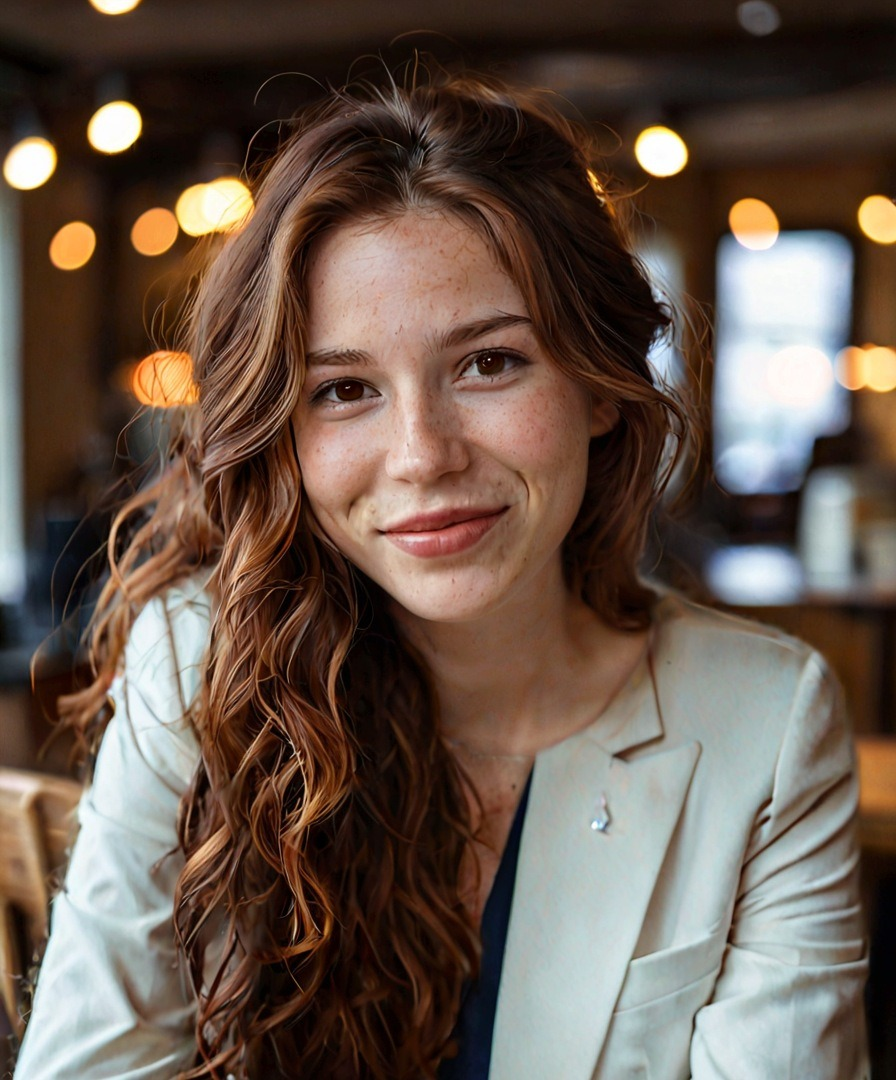
#> input picture docs/research/portraits-2026-11-24/softsmile/ava-1-blazer-soft-17.jpg, 896 x 1080 px, given in place of ava-1-blazer-soft-17.png, which was not available; the run also reads 1 picture not shown here
$ python fix_ava.py
#> lines starting #> are read from the running program, lines starting #| are printed output that depends on the picture; after the words box and inside, x2 and y2 are one past the last pixel; in counts of white or black regions, pixels touching at a corner belong together
import numpy as np, cv2
D='/tmp/claude-0/-home-user/e4099752-5f8a-5b57-9c7d-84efe288e985/scratchpad/softsmile/'
s=cv2.imread(D+'ava-1-blazer-soft-17.png'); m=cv2.imread(D+'ava-1-blazer-mask.png',0)>0
#> further down, s is the input picture: shape (1080, 896, 3); mean B, G, R 76.3, 87.5, 104.2
#> after `m = cv2.imread(D + 'ava-1-blazer-mask.png', 0) > 0`:
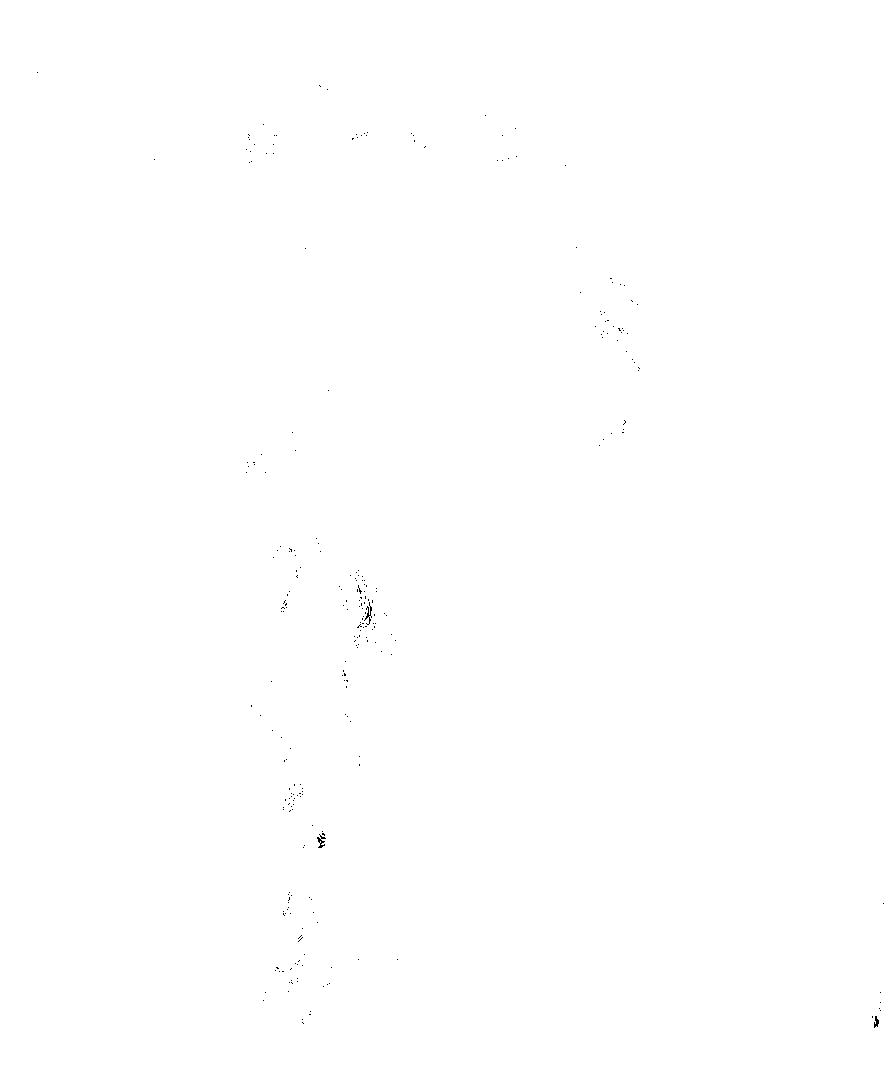
#> m: shape (1080, 896) bool; 99.9% white; black in thin lines or dots, all inside (x1, y1, x2, y2) = (37, 72, 884, 1028)
lab=cv2.cvtColor(s,cv2.COLOR_BGR2LAB).astype(np.float32)
H,W=m.shape; yy,xx=np.mgrid[0:H,0:W].astype(np.float32)
#> after `H, W = m.shape`: H = 1080; W = 896
# 1) chroma: remove yellow excess on left side
lf=cv2.GaussianBlur(lab,(0,0),5); d=lf[...,2]-lf[...,1]
sp=np.clip((440-xx)/30,0,1)
delta=cv2.GaussianBlur(np.clip(d-3,0,None)*sp,(0,0),2)
lab[...,1]+=delta*0.55; lab[...,2]-=delta*0.45
# 2) soften the waxy bulge: attenuate mid-frequency luminance in a feathered disc at the corner
r=np.hypot(xx-362,(yy-510)*1.1)
wd=np.clip((26-r)/12,0,1)*m
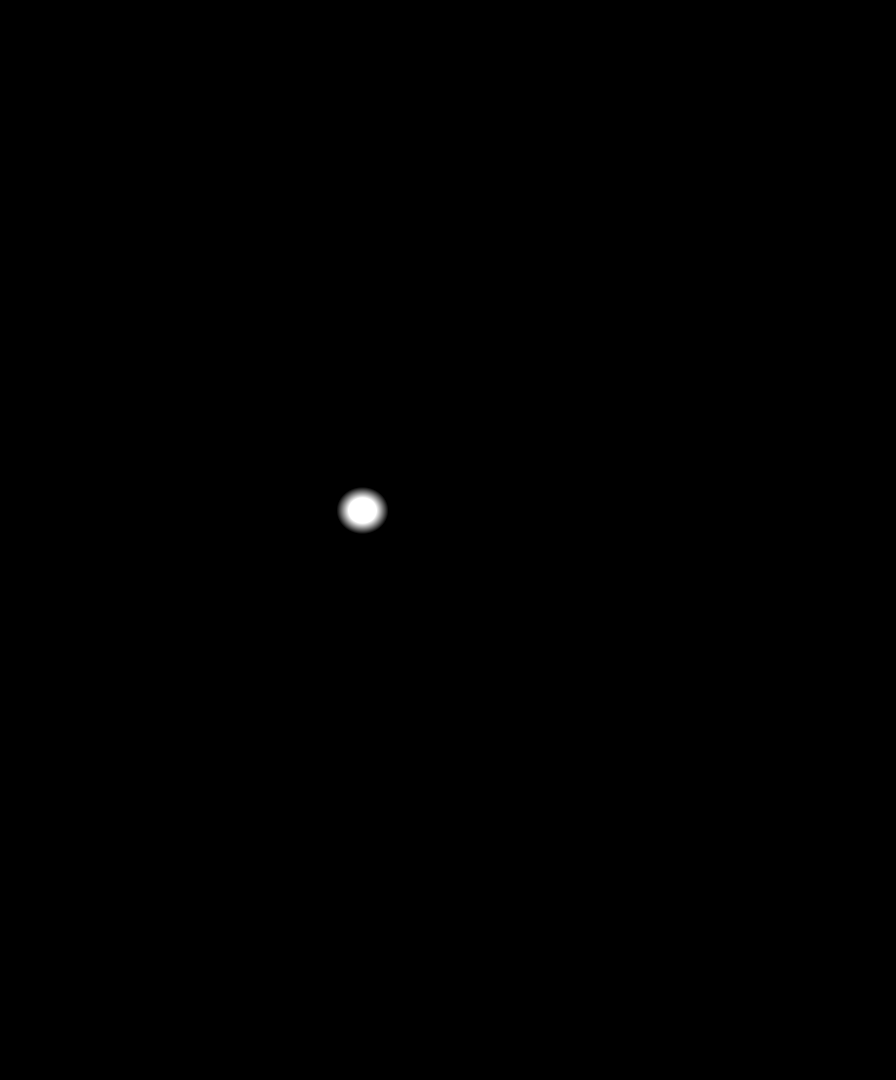
#> wd: shape (1080, 896) float32; min 0, max 1, mean 0.00122
wd=cv2.GaussianBlur(wd.astype(np.float32),(0,0),3)
L=lab[...,0]; g1=cv2.GaussianBlur(L,(0,0),1.5); g2=cv2.GaussianBlur(L,(0,0),9)
#> after `g2 = cv2.GaussianBlur(L, (0, 0), 9)`:
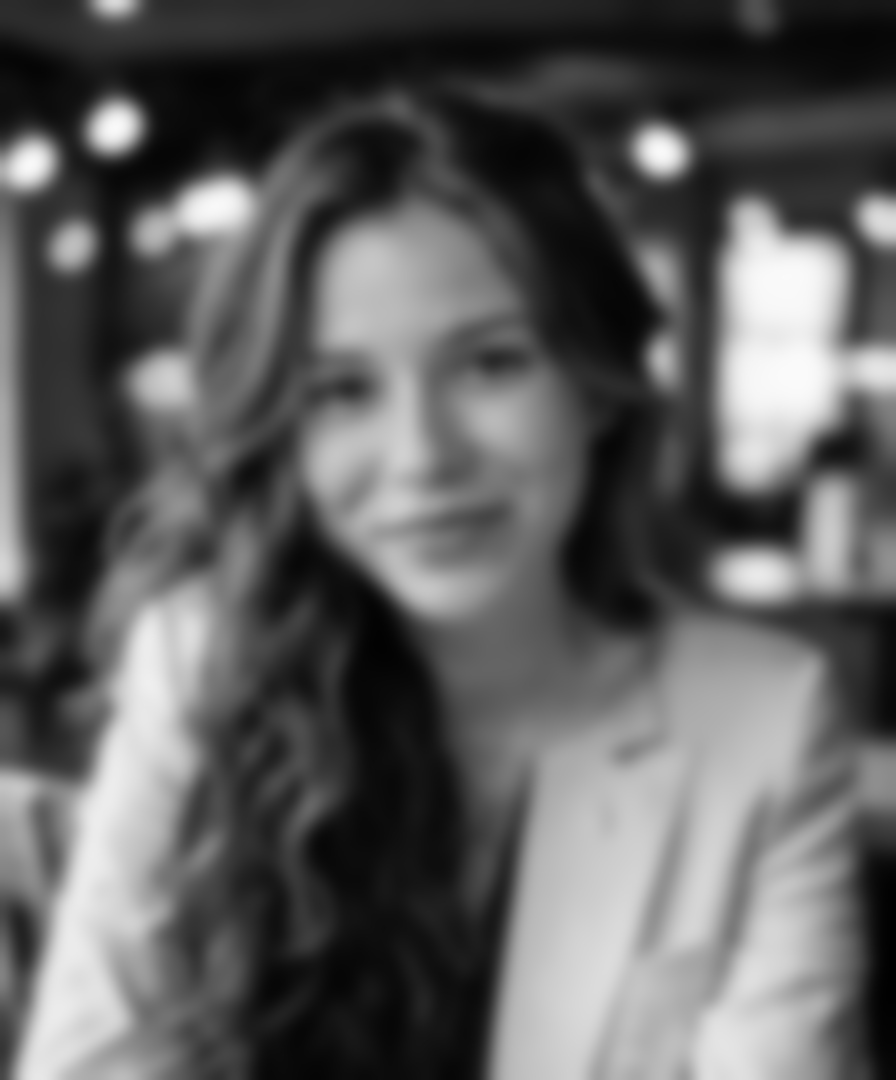
#> g2: shape (1080, 896) float32; min 1.26, max 250.6, mean 94.7
mid=g1-g2
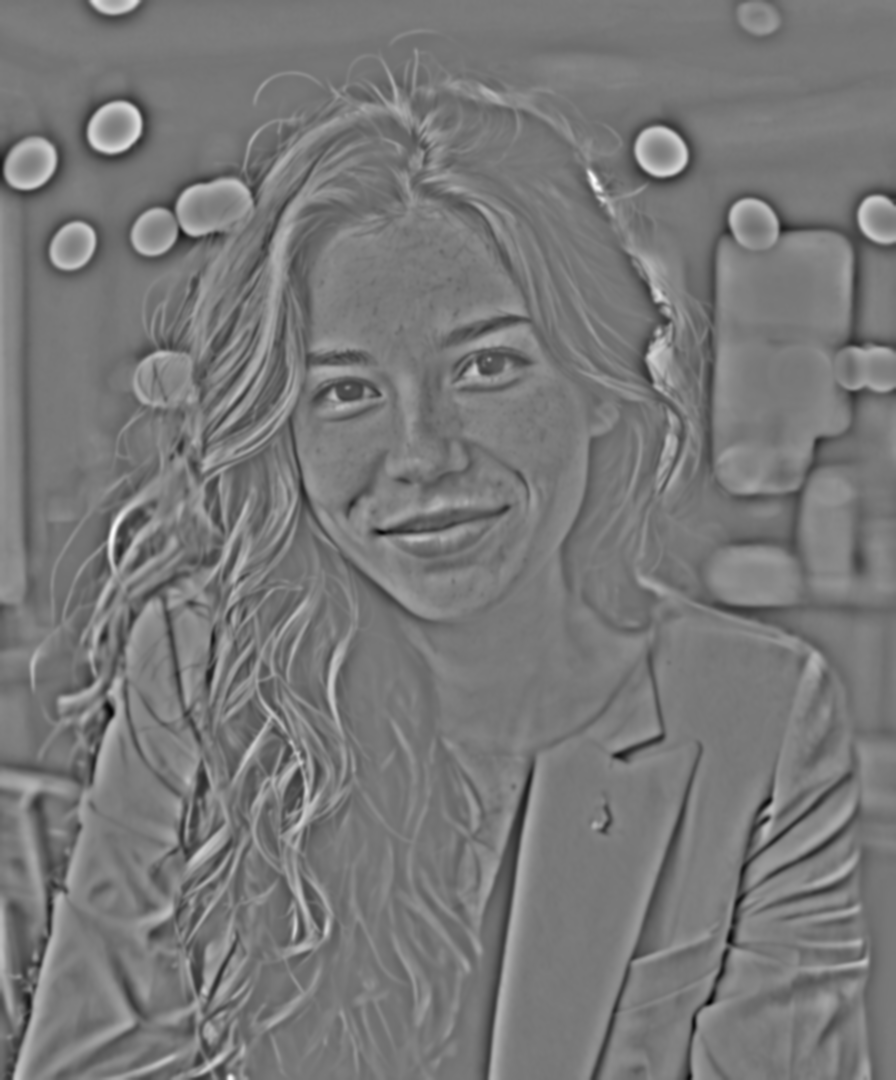
#> mid: shape (1080, 896) float32; min -110, max 122.4, mean 0; drawn with min black and max white
lab[...,0]=L-mid*0.55*wd
#> lab: shape (1080, 896, 3) float32; mean B, G, R 94.7, 134.7, 136.9
out=cv2.cvtColor(np.clip(lab,0,255).astype(np.uint8),cv2.COLOR_LAB2BGR)
out[~m]=s[~m]
#> out: shape (1080, 896, 3); mean B, G, R 77.6, 87.3, 104.5
cv2.imwrite(D+'ava-1-blazer-soft-17-fixed.png',out)
